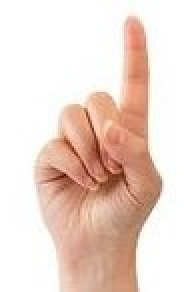
#> input picture samples/1.jpg, 92 x 146 px, found by its file name (shown 2 times larger)
$ python project.py samples/1.jpg   (older library calls are emulated)
#> lines starting #> are read from the running program, lines starting #| are printed output that depends on the picture; after the words box and inside, x2 and y2 are one past the last pixel; in counts of white or black regions, pixels touching at a corner belong together
import cv2
import sys
import numpy as np
import math


def preprocessing(img):
    blurred = cv2.bilateralFilter(img, d=9, sigmaColor=100, sigmaSpace=100)
    return blurred

def skin_color_segmentation(hsv):
    # define range of skin color in HSV
    lower_skin = np.array([1,45,0], dtype=np.uint8)
    upper_skin = np.array([15,200,255], dtype=np.uint8)

    # extract skin color mask
    mask = cv2.inRange(hsv, lower_skin, upper_skin)

    return mask

def apply_morph_operations(img):
    # extrapolate the hand to fill dark spots within it
    kernel = cv2.getStructuringElement(cv2.MORPH_ELLIPSE, (3, 3))
    img = cv2.morphologyEx(img, cv2.MORPH_OPEN, kernel, iterations = 3)
    img = cv2.dilate(img, kernel, iterations = 2)
    #img = cv2.morphologyEx(img, cv2.MORPH_OPEN, kernel, iterations = 8)
    return img

def find_hand_contour(img):
    _, contours, _ = cv2.findContours(img, cv2.RETR_TREE, cv2.CHAIN_APPROX_SIMPLE)
    # select only contour of object with max area
    cnt = max(contours, key = lambda x: cv2.contourArea(x))

    return cnt

def find_convexity_defects(contour):
    # find defects in convex hull of hand
    hull = cv2.convexHull(contour, returnPoints=False)
    defects = cv2.convexityDefects(contour, hull)
    return defects

def count_finger_defects(defects, max_length, cnt, img):
    finger_defects_count = 0
    for i in range(defects.shape[0]):
        s, e, f, d = defects[i, 0]
        start = tuple(cnt[s][0])
        end = tuple(cnt[e][0])
        far = tuple(cnt[f][0])

        # find length of all sides of the defect triangle
        a = math.sqrt((end[0] - start[0])**2 + (end[1] - start[1])**2)
        b = math.sqrt((far[0] - start[0])**2 + (far[1] - start[1])**2)
        c = math.sqrt((end[0] - far[0])**2 + (end[1] - far[1])**2)
        area = get_triangle_area(a, b, c)

        # distance between defect point and convex hull (height of the defect triangle)
        defect_length = (2 * area) / a

        # find the angle of the defect triangle
        angle = math.degrees(math.acos((b**2 + c**2 - a**2 )/ (2 * b * c)))

        # ignore angles > 90 and ignore points very close to convex hull (they generally correspond to noise or imperfections in the mask)
        ratio = defect_length / max_length
        if angle <= 90 and ratio > 0.15:
            finger_defects_count += 1
            cv2.circle(img, far, 5, [255, 0, 0], -1)

        # draw lines around hand
        cv2.line(img, start, far, [0,255,0], 2)
        cv2.line(img, far, end, [0,255,0], 2)

        # draw defect point
        cv2.circle(img, far, 2, [0,0,255], -1)

    return finger_defects_count


def get_triangle_area(a, b, c):
    # Given the length of each side of the triangle, returns its area using Heron's formula
    perimeter = (a+b+c)/2
    return math.sqrt(perimeter * (perimeter - a) * (perimeter - b) * (perimeter - c))

def cnt_size(cnt):
    _, _, w, h = cv2.boundingRect(cnt)
    return max(w, h)

def get_bounding_rectangle_area(cnt):
    _, _, w, h = cv2.boundingRect(cnt)
    return w * h

def process_image(img, show_flag=False):
    img = preprocessing(img)

    hsv = cv2.cvtColor(img, cv2.COLOR_BGR2HSV)

    mask = skin_color_segmentation(hsv)

    mask = apply_morph_operations(mask)

    cnt = find_hand_contour(mask)
    defects = find_convexity_defects(cnt)
    max_length = cnt_size(cnt)

    finger_defects_count = count_finger_defects(defects, max_length, cnt, img)

    # if no finger defects are found, checks if contour area is > 65% of bounding rectangle area, as that indicates a closed hand
    if finger_defects_count == 0:
        cnt_area = cv2.contourArea(cnt)
        bounding_rectangle_area = get_bounding_rectangle_area(cnt)
        area_ratio = cnt_area / bounding_rectangle_area
        if area_ratio > 0.65:
            finger_count = 0
        else:
            finger_count = 1
    else:
        finger_count = finger_defects_count + 1

    if show_flag:
        print("Number of fingers: ", finger_count)
        cv2.imshow('Mask', mask)
        cv2.imshow('Hand', img)
        cv2.waitKey(0)
        cv2.destroyAllWindows()

    return finger_count


# [71 lines left out: functions capture_image, run_tests, not called in this run]

def main(argv):
    if len(argv) is 0:
        capture_image()
    elif len(argv) is 1:
        if argv[0] == 'tests':
            run_tests()
        else:
            file = argv[0]
            path = "samples/" + file
            img = cv2.imread(path, 1)
#> img is the input picture: shape (146, 92, 3); mean B, G, R 205.5, 215.6, 236.7
            process_image(img, show_flag=True)
#> in process_image, `hsv = cv2.cvtColor(img, cv2.COLOR_BGR2HSV)`: hsv: shape (146, 92, 3); mean H, S, V 14.8, 38.6, 237
#> in skin_color_segmentation, `mask = cv2.inRange(hsv, lower_skin, upper_skin)`:
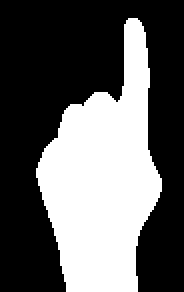
#> mask: shape (146, 92) (shown 2 times larger); 37.5% white; 1 white region, box (x1, y1, x2, y2) and area: (18, 9, 81, 146) 5032
#> in apply_morph_operations, `img = cv2.morphologyEx(img, cv2.MORPH_OPEN, kernel, iterations = 3)`: img: shape (146, 92); 37.4% white; 1 white region, box (x1, y1, x2, y2) and area: (18, 9, 81, 146) 5027
#> in apply_morph_operations, `img = cv2.dilate(img, kernel, iterations = 2)`:
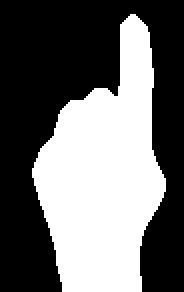
#> img: shape (146, 92) (shown 2 times larger); 41.9% white; 1 white region
#> in find_hand_contour, `_, contours, _ = cv2.findContours(img, cv2.RETR_TREE, cv2.CHAIN_APPROX..`: contours = 1 contour; box (x1, y1, x2, y2) and area: (16, 7, 83, 146) 5459
#> in find_hand_contour, `cnt = max(contours, key = lambda x: cv2.contourArea(x))`: cnt = contour of 108 points, box (x1, y1, x2, y2) (16, 7, 83, 146), area 5459
#> in find_convexity_defects, `hull = cv2.convexHull(contour, returnPoints=False)`: hull = 17 values, max 107 at index 0, min 0 at index 16, mean 50.88
#> in find_convexity_defects, `defects = cv2.convexityDefects(contour, hull)`: defects = [[1, 11, 4, 4917], [11, 19, 18, 751], [19, 21, 20, 114], [21, 25, 22, 190], [25, 27, 26, 162], [28, 30, 29, 186], [30, 58, 49, 579], [59, 83, 64, 1613], [84, 102, 97, 1371], [102, 104, 103, 222], [104, 106, 105, 162]]
#> in cnt_size, `_, _, w, h = cv2.boundingRect(cnt)`: w = 67; h = 139
#> the loop in count_finger_defects, `for i in range(defects.shape[0]):` made 11 passes
#> (s, e, f, d, start, end, far, a) on passes 1, 2, 7, 8, 9: (1, 11, 4, 4917, (60, 12), (30, 55), (59, 47), 52.43), (11, 19, 18, 751, (30, 55), (20, 74), (27, 67), 21.47), (30, 58, 49, 579, (17, 92), (31, 145), (27, 121), 54.82), (59, 83, 64, 1613, (70, 145), (82, 95), (70, 118), 51.42), (84, 102, 97, 1371, (82, 89), (75, 24), (75, 74), 65.38)
#> after the loop in count_finger_defects, `for i in range(defects.shape[0]):`:
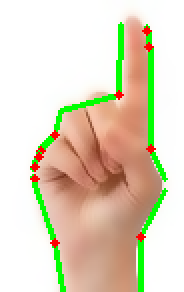
#> img: shape (146, 92, 3) (shown 2 times larger); mean B, G, R 191.4, 214.7, 223.6
#> after the loop in count_finger_defects, `for i in range(defects.shape[0]):`: finger_defects_count = 0
#> in process_image, `cnt_area = cv2.contourArea(cnt)`: cnt_area = 5459
#> in get_bounding_rectangle_area, `_, _, w, h = cv2.boundingRect(cnt)`: w = 67; h = 139
#> in process_image, `bounding_rectangle_area = get_bounding_rectangle_area(cnt)`: bounding_rectangle_area = 9313
#> in process_image, `area_ratio = cnt_area / bounding_rectangle_area`: area_ratio = 0.586


if __name__ == '__main__':
    main(sys.argv[1:])

$ run again, on samples/2.jpg
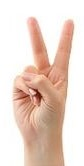
#> input picture samples/2.jpg, 84 x 166 px, found by its file name
#> in main, img is the input picture: shape (166, 84, 3); mean B, G, R 203.2, 214.2, 234.9
#> hsv: shape (166, 84, 3); mean H, S, V 15.8, 39, 235.1
#> in skin_color_segmentation, `mask = cv2.inRange(hsv, lower_skin, upper_skin)`:
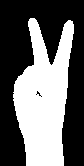
#> mask: shape (166, 84); 40.8% white; 1 white region, box (x1, y1, x2, y2) and area: (13, 18, 74, 166) 5692
#> contours = 1 contour; box (x1, y1, x2, y2) and area: (11, 16, 76, 166) 6266
#> in find_hand_contour, `cnt = max(contours, key = lambda x: cv2.contourArea(x))`: cnt = contour of 138 points, box (x1, y1, x2, y2) (11, 16, 76, 166), area 6266
#> hull = [137, 88, 87, 86, 58, 57, 31, 25, 23, 1, 0]
#> in find_convexity_defects, `defects = cv2.convexityDefects(contour, hull)`: defects = [[1, 23, 14, 3832], [23, 25, 24, 222], [25, 31, 26, 256], [31, 57, 52, 853], [58, 86, 63, 1226], [88, 137, 112, 11502]]
#> w = 65; h = 150
#> the loop in count_finger_defects, `for i in range(defects.shape[0]):` made 6 passes
#> (s, e, f, d, start, end, far, a) on passes 1, 4, 5, 6: (1, 23, 14, 3832, (26, 21), (12, 84), (32, 63), 64.54), (31, 57, 52, 853, (11, 100), (24, 165), (22, 138), 66.29), (58, 86, 63, 1226, (65, 165), (75, 33), (63, 128), 132.4), (88, 137, 112, 11502, (69, 18), (33, 16), (51, 62), 36.06)
#> after the loop in count_finger_defects, `for i in range(defects.shape[0]):`:
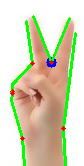
#> img: shape (166, 84, 3); mean B, G, R 186.2, 214.7, 215.6
#> after the loop in count_finger_defects, `for i in range(defects.shape[0]):`: finger_defects_count = 1
#> finger_count = 2
#| Number of fingers:  2

$ run again, on samples/3.jpg
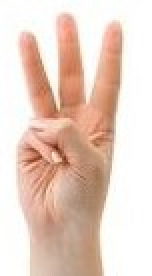
#> input picture samples/3.jpg, 76 x 138 px, found by its file name (shown 2 times larger)
#> in main, img is the input picture: shape (138, 76, 3); mean B, G, R 196.1, 208.7, 232.3
#> hsv: shape (138, 76, 3); mean H, S, V 17.9, 44.2, 232.6
#> in skin_color_segmentation, `mask = cv2.inRange(hsv, lower_skin, upper_skin)`:
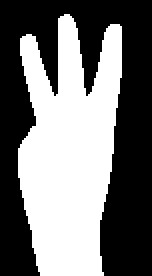
#> mask: shape (138, 76) (shown 2 times larger); 45.7% white; 1 white region, box (x1, y1, x2, y2) and area: (9, 7, 61, 138) 4797
#> contours = 1 contour; box (x1, y1, x2, y2) and area: (7, 5, 63, 138) 5361
#> in find_hand_contour, `cnt = max(contours, key = lambda x: cv2.contourArea(x))`: cnt = contour of 120 points, box (x1, y1, x2, y2) (7, 5, 63, 138), area 5361
#> hull = [119, 94, 93, 92, 66, 65, 63, 61, 57, 49, 45, 43, 42, 18, 17, 0]
#> in find_convexity_defects, `defects = cv2.convexityDefects(contour, hull)`: defects = [[0, 17, 3, 7213], [18, 42, 35, 2247], [43, 45, 44, 210], [45, 49, 48, 251], [49, 57, 56, 422], [57, 61, 60, 278], [61, 63, 62, 162], [63, 65, 64, 114], [66, 92, 71, 1136], [94, 119, 108, 8949]]
#> w = 56; h = 133
#> the loop in count_finger_defects, `for i in range(defects.shape[0]):` made 10 passes
#> (s, e, f, d, start, end, far, a) on passes 1, 2, 9, 10: (0, 17, 3, 7213, (32, 5), (13, 15), (26, 40), 21.47), (18, 42, 35, 2247, (8, 20), (7, 74), (16, 62), 54.01), (66, 92, 71, 1136, (53, 137), (62, 38), (51, 110), 99.41), (94, 119, 108, 8949, (57, 10), (33, 5), (44, 43), 24.52)
#> after the loop in count_finger_defects, `for i in range(defects.shape[0]):`:
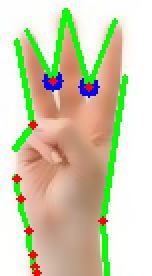
#> img: shape (138, 76, 3) (shown 2 times larger); mean B, G, R 176.8, 207.6, 209.5
#> after the loop in count_finger_defects, `for i in range(defects.shape[0]):`: finger_defects_count = 2
#> finger_count = 3
#| Number of fingers:  3

$ run again, on samples/31.jpg
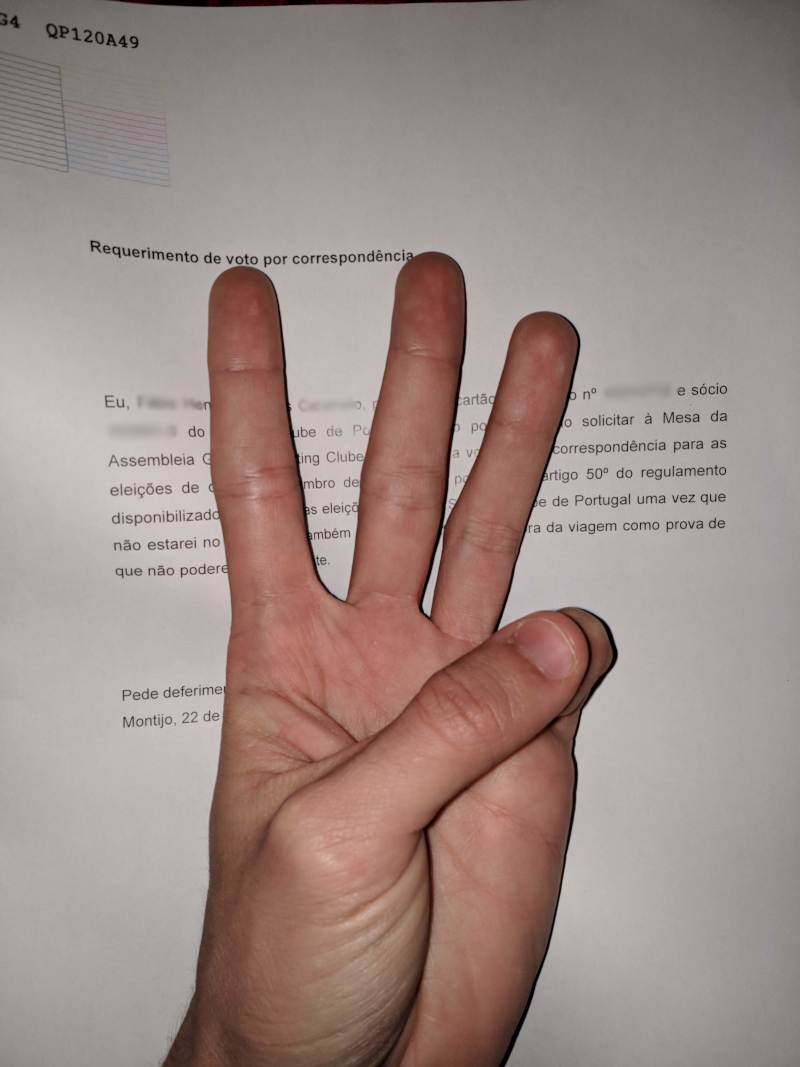
#> input picture samples/31.jpg, 800 x 1067 px, found by its file name
#> in main, img is the input picture: shape (1067, 800, 3); mean B, G, R 133.9, 139.4, 157
#> hsv: shape (1067, 800, 3); mean H, S, V 11.3, 41.1, 157.2
#> in skin_color_segmentation, `mask = cv2.inRange(hsv, lower_skin, upper_skin)`:
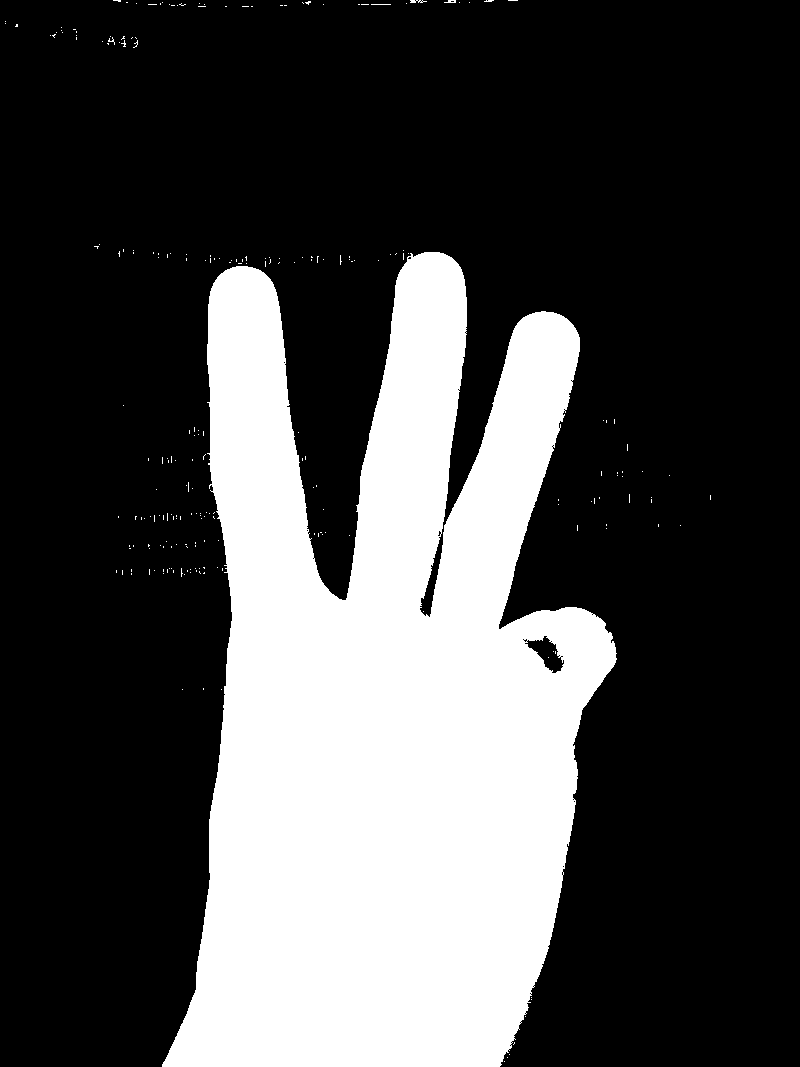
#> mask: shape (1067, 800); 28.3% white; 238 white regions (234 under 20 px), largest, box (x1, y1, x2, y2) and area: (162, 252, 617, 1067) 240613, (410, 0, 427, 3) 32, (444, 0, 456, 3) 25, (371, 4, 391, 5) 20
#> in apply_morph_operations, `img = cv2.dilate(img, kernel, iterations = 2)`:
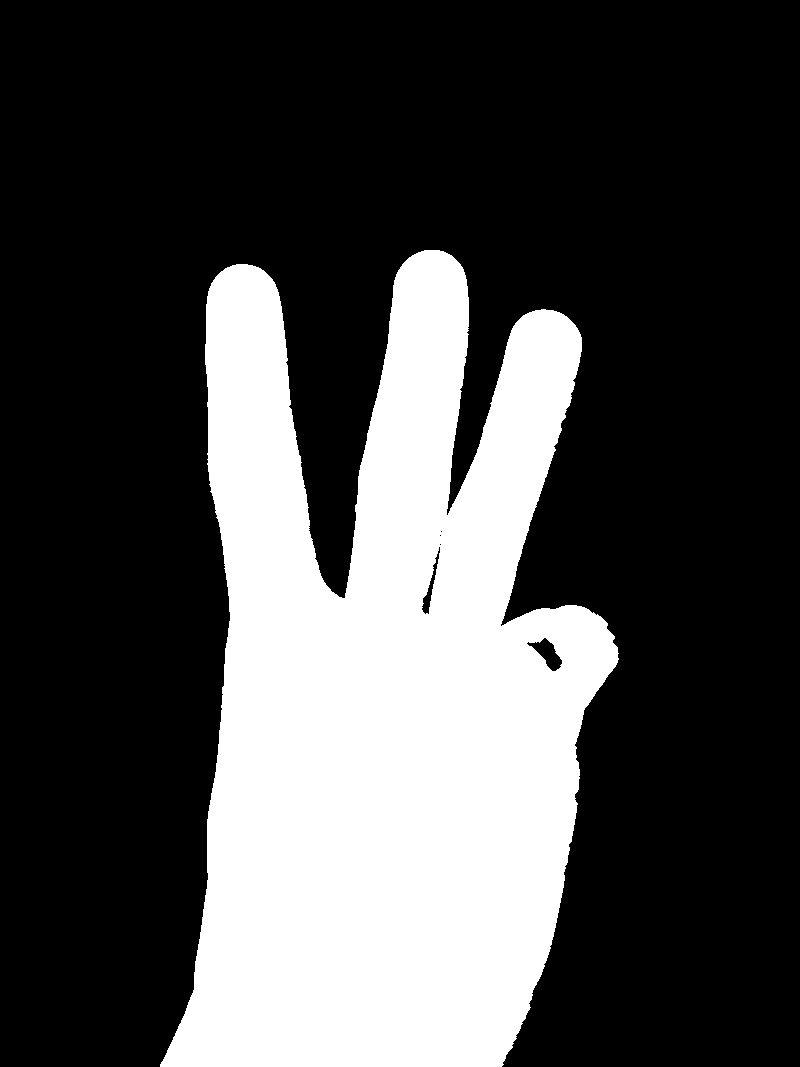
#> img: shape (1067, 800); 28.9% white; 1 white region
#> contours = 6 contours, 3 with area under 20; largest, box (x1, y1, x2, y2) and area: (160, 250, 619, 1067) 245944, (526, 637, 563, 672) 541, (421, 546, 441, 615) 338
#> in find_hand_contour, `cnt = max(contours, key = lambda x: cv2.contourArea(x))`: cnt = contour of 1224 points, box (x1, y1, x2, y2) (160, 250, 619, 1067), area 245944
#> hull = 32 values, max 1223 at index 0, min 0 at index 31, mean 599.3
#> in find_convexity_defects, `defects = cv2.convexityDefects(contour, hull)`: defects = 26 rows, first 6: [0, 274, 127, 87321], [274, 276, 275, 186], [276, 280, 279, 190], [280, 282, 281, 114], [282, 284, 283, 154], [285, 289, 286, 142]
#> w = 459; h = 817
#> the loop in count_finger_defects, `for i in range(defects.shape[0]):` made 26 passes
#> (s, e, f, d, start, end, far, a) on passes 1, 11, 12, 13, 14, 17: (0, 274, 127, 87321, (424, 250), (236, 264), (344, 598), 188.5), (299, 522, 380, 11020, (206, 304), (160, 1064), (230, 620), 761.4), (525, 534, 531, 626, (503, 1064), (512, 1047), (505, 1055), 19.24), (534, 559, 542, 560, (512, 1047), (530, 1007), (515, 1035), 43.86), (559, 590, 571, 922, (530, 1007), (544, 966), (532, 990), 43.32), (610, 740, 691, 5995, (553, 936), (618, 659), (574, 744), 284.5)
#> after the loop in count_finger_defects, `for i in range(defects.shape[0]):`: finger_defects_count = 2
#> finger_count = 3
#| Number of fingers:  3
